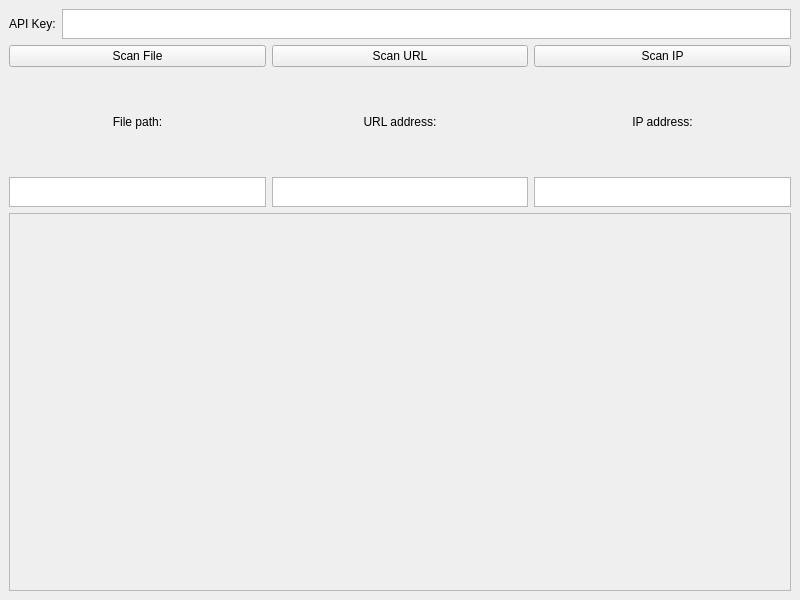
<?xml version="1.0" encoding="UTF-8"?>
<ui version="4.0">
 <class>MainWindow</class>
 <widget class="QMainWindow" name="MainWindow">
  <property name="geometry">
   <rect>
    <x>0</x>
    <y>0</y>
    <width>800</width>
    <height>600</height>
   </rect>
  </property>
  <property name="windowTitle">
   <string>MaladyScan</string>
  </property>
  <widget class="QWidget" name="centralwidget">
   <layout class="QGridLayout" name="gridLayout">
    <item row="0" column="0">
     <layout class="QVBoxLayout" name="general_lay" stretch="0,3,7">
      <item>
       <layout class="QHBoxLayout" name="title_api_lay">
        <item>
         <widget class="QLabel" name="api_key_label">
          <property name="text">
           <string>API Key:</string>
          </property>
         </widget>
        </item>
        <item>
         <widget class="QTextEdit" name="api_key_field">
          <property name="maximumSize">
           <size>
            <width>16777215</width>
            <height>30</height>
           </size>
          </property>
         </widget>
        </item>
       </layout>
      </item>
      <item>
       <layout class="QHBoxLayout" name="main_lay">
        <item>
         <layout class="QVBoxLayout" name="file_lay">
          <item>
           <widget class="QPushButton" name="scan_file_button">
            <property name="text">
             <string>Scan File</string>
            </property>
           </widget>
          </item>
          <item>
           <widget class="QLabel" name="file_path_label">
            <property name="text">
             <string>File path:</string>
            </property>
            <property name="alignment">
             <set>Qt::AlignCenter</set>
            </property>
           </widget>
          </item>
          <item>
           <widget class="QTextEdit" name="file_path_field">
            <property name="maximumSize">
             <size>
              <width>16777215</width>
              <height>30</height>
             </size>
            </property>
           </widget>
          </item>
         </layout>
        </item>
        <item>
         <layout class="QVBoxLayout" name="url_lay">
          <item>
           <widget class="QPushButton" name="scan_url_button">
            <property name="text">
             <string>Scan URL</string>
            </property>
           </widget>
          </item>
          <item>
           <widget class="QLabel" name="url_address_label">
            <property name="text">
             <string>URL address:</string>
            </property>
            <property name="alignment">
             <set>Qt::AlignCenter</set>
            </property>
           </widget>
          </item>
          <item>
           <widget class="QTextEdit" name="url_address_field">
            <property name="maximumSize">
             <size>
              <width>16777215</width>
              <height>30</height>
             </size>
            </property>
           </widget>
          </item>
         </layout>
        </item>
        <item>
         <layout class="QVBoxLayout" name="ip_lay">
          <item>
           <widget class="QPushButton" name="scan_ip_button">
            <property name="text">
             <string>Scan IP</string>
            </property>
           </widget>
          </item>
          <item>
           <widget class="QLabel" name="ip_address_label">
            <property name="text">
             <string>IP address:</string>
            </property>
            <property name="alignment">
             <set>Qt::AlignCenter</set>
            </property>
           </widget>
          </item>
          <item>
           <widget class="QTextEdit" name="ip_address_field">
            <property name="maximumSize">
             <size>
              <width>16777215</width>
              <height>30</height>
             </size>
            </property>
           </widget>
          </item>
         </layout>
        </item>
       </layout>
      </item>
      <item>
       <widget class="QScrollArea" name="scrollArea">
        <property name="widgetResizable">
         <bool>true</bool>
        </property>
        <widget class="QWidget" name="scrollAreaWidgetContents_2">
         <property name="geometry">
          <rect>
           <x>0</x>
           <y>0</y>
           <width>774</width>
           <height>369</height>
          </rect>
         </property>
         <layout class="QGridLayout" name="gridLayout_2">
          <item row="0" column="0">
           <widget class="QLabel" name="scan_result_Area">
            <property name="text">
             <string/>
            </property>
           </widget>
          </item>
         </layout>
        </widget>
       </widget>
      </item>
     </layout>
    </item>
   </layout>
  </widget>
 </widget>
 <resources/>
 <connections/>
</ui>
